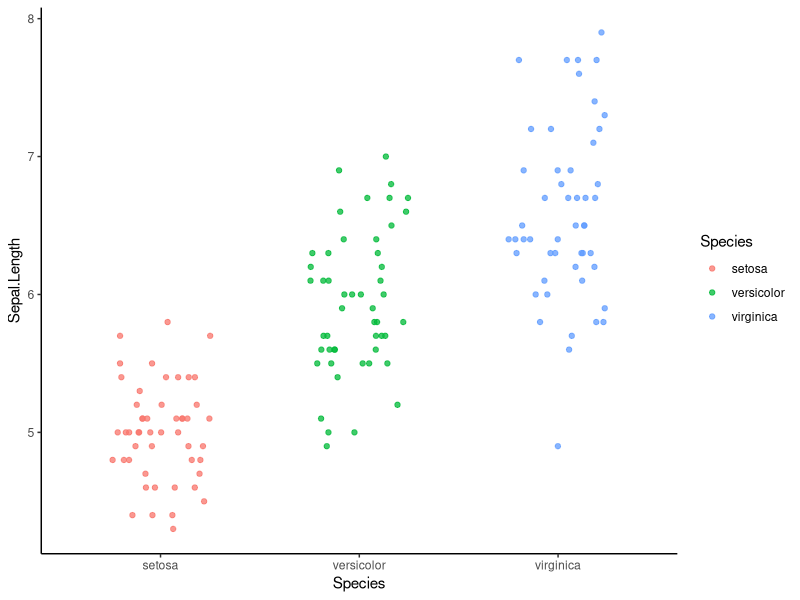

Reproduce this figure in R.
1:10 
sum(1:10)


print("To git or not to git")


library(tidyverse)
ggplot(iris) +
  geom_point(mapping = aes(x = Species, y = Sepal.Length, col = Species), 
             alpha = 0.75, position = position_jitter(height = 0, width = 0.25)) +
  theme_classic()


set.seed(123)
sample(c("apples", "bananas", "dacoconutnutisagiantnut"), 5, TRUE)
